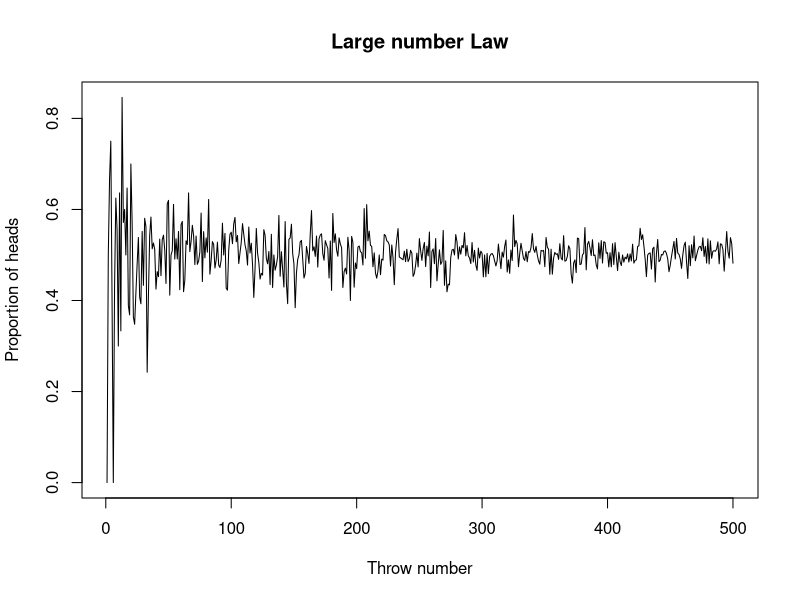

Recreate this plot in R.

## Me estoy intentando ubicar. **Toma pastilla de ubicaína** Es la segunda clase de inferencia estadística. No guardé nada de la anterior.
## Estamos demostrando la ley de los números grandes.

#1 Probamos generando una secuencia de DNA con unas proporciones nucleotídicas dadas.

randomDNAseq <- function(vprob,lseq){
  nucleotide = c("A","C","G","T");
  sequence<- sample(nucleotide,lseq,vprob,replace=T);
  print(sequence);
  round(table(sequence)/lseq,3);
}
randomDNAseq(c(0.3,0.2,0.4,0.1),100)

# The higher the number of nucleotides generated, the closer their proportions will approximate the established probabilities


#2 Let's try with tossing a coin

prob <- c(0.5,0.5); #head and tails have the same probs
coin <- c(1,0); # 1 is head, 0 is tail

start <- 1
finish <- 500

vector_mean <- c()

for (i in start:finish){
  vector_mean[i] <- mean(sample(coin,i,prob,replace=T));
}

plot(vector_mean, type="l", main="Large number Law", xlab="Throw number", ylab="Proportion of heads")

# The variance is smaller as higher is the number of replicates.
# We can create a function that replicates this. It's on the slides.


#3. DISTRIBUTIONS

dpois(16, lambda=12);

ppois(16,lambda=12)+ppois(16,lambda=12, lower=FALSE); #16 is not included in one of them (lower=FALSE, most likely)

# Poisson is not that good for small chromosomes since at least 1 crossover is needed, and that distribution would assume lots of 0 events.
  
# One of those exercises: número de hijos para que la prob de tener esos o menos sea 94.5%
qpois(.945,2);

# Continuous:
  sort(round(runif(10, min=1, max=1345234)));


